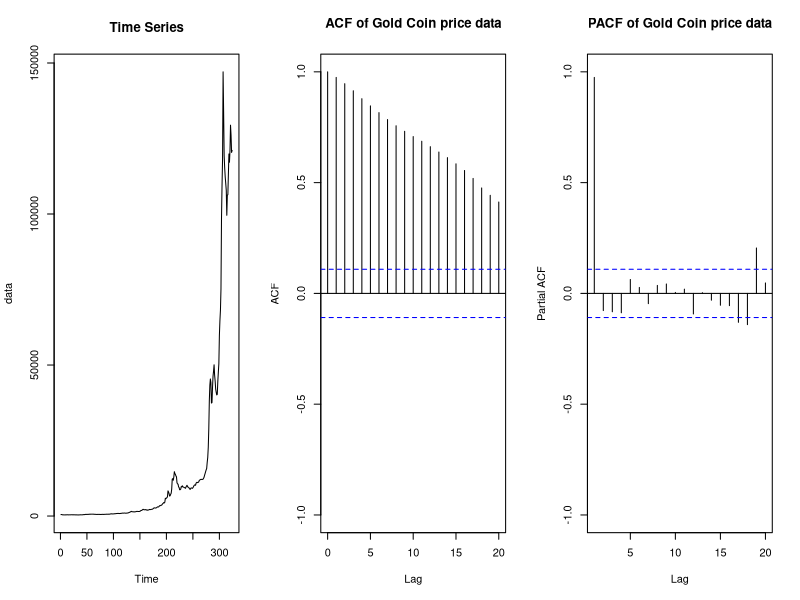
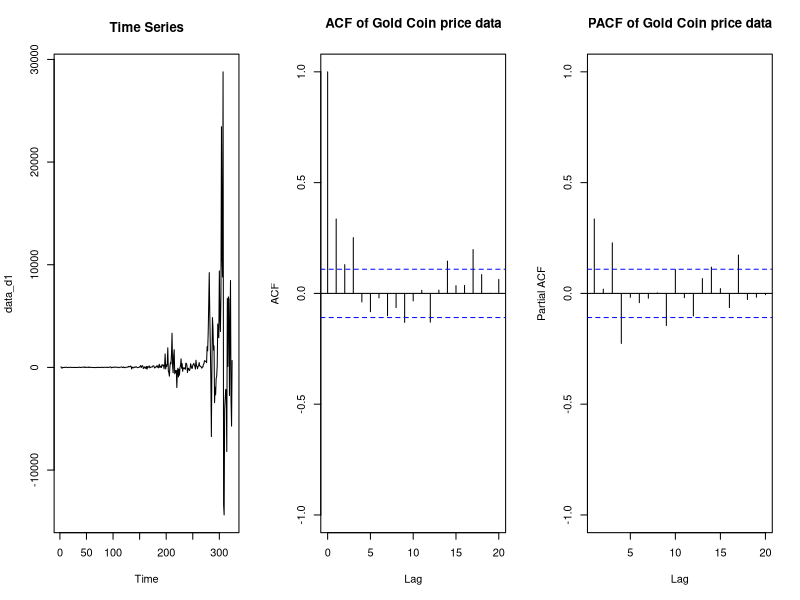

Here is the R script that generated these plots, in order: (Note: this script raises an error after producing the figures.)
#STEP 1: IMPORT LIBRARIES AND DATA
library(tseries)
library(forecast)
data = as.ts(scan("Bahar_Azadi.txt"))
data

#STEP 2: MODEL ESTIMATION
par(mfrow=c(1,3))
plot(data,main="Time Series")
acf(data, main="ACF of Gold Coin price data",lag.max=20,ylim = c(-1,1))
pacf(data,main="PACF of Gold Coin price data",lag.max=20,ylim=c(-1,1))

#STEP 3 : TESTS FOR STATIONARITY
adf.test(data)
#first order difference
data_d1 = diff(data)
adf.test(data_d1)
#plots of the first order time series
par(mfrow=c(1,3))
plot(data_d1,main="Time Series")
acf(data_d1, main="ACF of Gold Coin price data",lag.max=20,ylim = c(-1,1))
pacf(data_d1,main="PACF of Gold Coin price data",lag.max=20,ylim=c(-1,1))

#STEP 4: PARAMETER ESTIMATION
data_fit = arima(x = data, order = c(4, 1, 0))
data_fit

#STEP 5 : FITTED VALUES
fitted(data_fit)

#STEP 6 : RESIDUAL ANALYSIS
par(mfrow=c(1,3))
plot(data_fit$residuals, ylab='Residuals')
acf(data_fit$residuals,ylim=c(-1,1))
pacf(data_fit$residuals,ylim=c(-1,1))
checkresiduals(data_fit)

#STEP 7 : FORECASTING
data_predict = forecast(data_fit,h=12)
data_predict
par(mfrow = c(1,1))
plot(forecast(data_fit,h=24))
